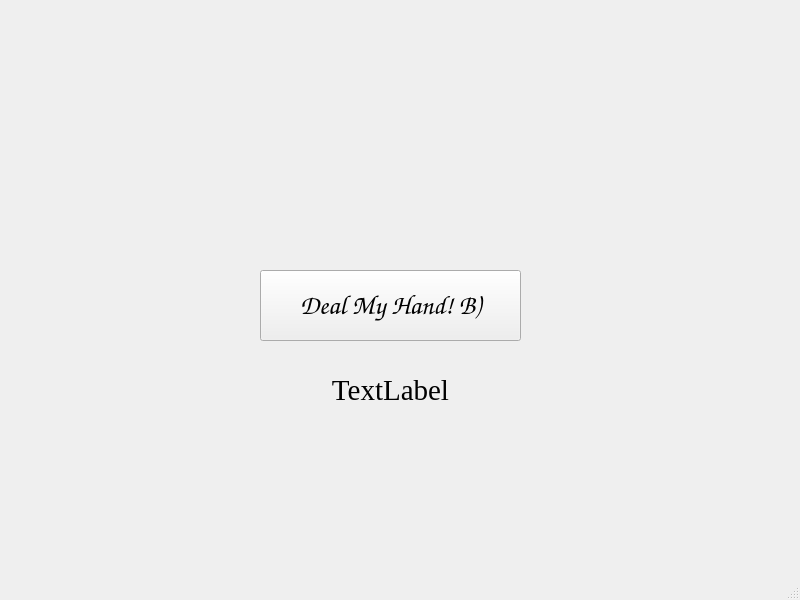
<?xml version="1.0" encoding="UTF-8"?>
<ui version="4.0">
 <class>MainWindow</class>
 <widget class="QMainWindow" name="MainWindow">
  <property name="geometry">
   <rect>
    <x>0</x>
    <y>0</y>
    <width>800</width>
    <height>600</height>
   </rect>
  </property>
  <property name="windowTitle">
   <string>Deal me a hand!</string>
  </property>
  <widget class="QWidget" name="centralwidget">
   <widget class="QPushButton" name="dealButton">
    <property name="geometry">
     <rect>
      <x>260</x>
      <y>270</y>
      <width>261</width>
      <height>71</height>
     </rect>
    </property>
    <property name="font">
     <font>
      <family>Comic Sans MS</family>
      <pointsize>20</pointsize>
      <bold>true</bold>
     </font>
    </property>
    <property name="text">
     <string>Deal My Hand! B)</string>
    </property>
   </widget>
   <widget class="QLabel" name="handLabel">
    <property name="geometry">
     <rect>
      <x>240</x>
      <y>350</y>
      <width>301</width>
      <height>81</height>
     </rect>
    </property>
    <property name="font">
     <font>
      <family>Times New Roman</family>
      <pointsize>22</pointsize>
     </font>
    </property>
    <property name="text">
     <string>TextLabel</string>
    </property>
    <property name="alignment">
     <set>Qt::AlignmentFlag::AlignCenter</set>
    </property>
   </widget>
  </widget>
  <widget class="QStatusBar" name="statusbar"/>
 </widget>
 <resources/>
 <connections/>
</ui>
